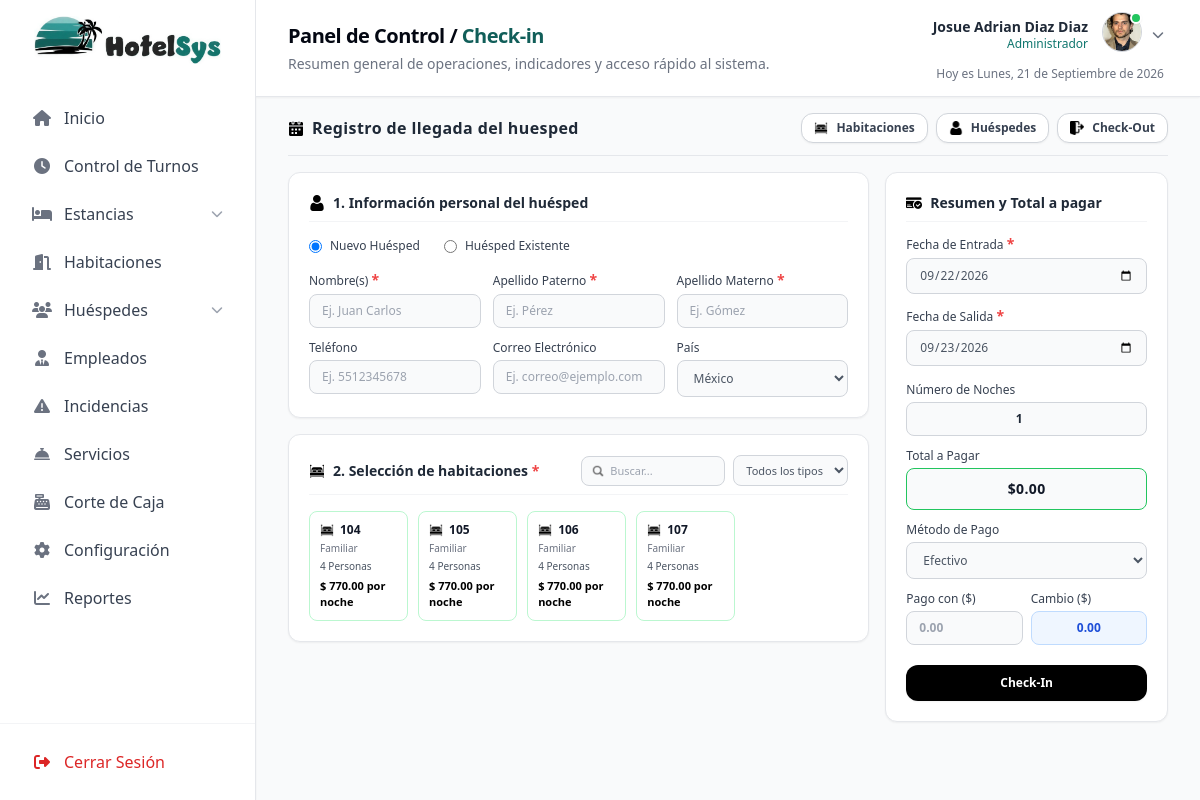
The page /check_in.php (signed in) on the database its author committed.
### tables this page shows
CREATE TABLE `habitaciones` (
  `id_habitacion` int(11) NOT NULL,
  `tipo_habitacion` varchar(100) NOT NULL,
  `numero_habitacion` varchar(20) NOT NULL,
  `estatus` enum('disponible','ocupada','mantenimiento','limpieza') NOT NULL DEFAULT 'disponible',
  `precio` decimal(10,2) NOT NULL DEFAULT 0.00,
  `cantidad_personas` int(11) NOT NULL DEFAULT 1,
  `id_huesped` int(11) DEFAULT NULL
);

### check_in.php (the view, shortened to what this page needs)
<?php
require_once 'config/conexion.php';
$pdo->setAttribute(PDO::ATTR_ERRMODE, PDO::ERRMODE_EXCEPTION);
$stmt_turno = $pdo->prepare("SELECT id_turno FROM turnos WHERE id_usuario = :id_usuario AND estatus = 'abierto' LIMIT 1");
$stmt_turno->execute(['id_usuario' => $_SESSION['id_usuario']]);
$turno_activo = $stmt_turno->fetch();
$id_turno_actual = $turno_activo ? $turno_activo['id_turno'] : null;
$stmt_hab = $pdo->query("SELECT id_habitacion, numero_habitacion, tipo_habitacion, precio, cantidad_personas
                         FROM habitaciones
                         WHERE estatus = 'disponible'
                         ORDER BY numero_habitacion ASC");
$habitaciones_disponibles = $stmt_hab->fetchAll();
include 'includes/header.php';
?>
<div class="px-4 md:px-8 py-3 md:py-4 space-y-4 max-w-7xl mx-auto w-full text-gray-700 relative">
    <div class="flex flex-wrap items-center justify-between gap-3 pb-3 border-b border-gray-200">
        <div class="flex items-center gap-2">
            <img src="icons/calendario.png" alt="Calendario" class="w-4 h-4 object-contain">
            <h1 class="text-sm md:text-base font-bold text-gray-800 tracking-wide">Registro de llegada del huesped</h1>
        </div>
        <div class="flex flex-wrap items-center gap-2">
            <button onclick="window.location.href='habitaciones.php'" class="px-3 py-1.5 bg-white text-gray-700 border border-gray-300 text-xs font-semibold rounded-xl hover:bg-gray-50 transition-colors shadow-sm flex items-center gap-2">
                <img src="icons/cama.png" alt="Habitaciones" class="w-3.5 h-3.5 object-contain">
                <span>Habitaciones</span>
            </button>
            <button onclick="window.location.href='huespedes.php'" class="px-3 py-1.5 bg-white text-gray-700 border border-gray-300 text-xs font-semibold rounded-xl hover:bg-gray-50 transition-colors shadow-sm flex items-center gap-2">
                <img src="icons/huesped.png" alt="Huéspedes" class="w-3.5 h-3.5 object-contain">
                <span>Huéspedes</span>
            </button>
            <button onclick="window.location.href='check_out.php'" class="px-3 py-1.5 bg-white text-gray-700 border border-gray-300 text-xs font-semibold rounded-xl hover:bg-gray-50 transition-colors shadow-sm flex items-center gap-2">
                <img src="icons/check-out.png" alt="Check-Out" class="w-3.5 h-3.5 object-contain">
                <span>Check-Out</span>
            </button>
        </div>
    </div>
    <div class="relative">
        <form id="formCheckIn" action="check_in.php" method="POST" class="space-y-4 <?php echo (!$id_turno_actual) ? 'sin-turno-activo' : ''; ?>">
            <div class="grid grid-cols-1 lg:grid-cols-3 gap-4">
                <div class="lg:col-span-2 space-y-4">
                    <div class="bg-white border border-gray-200 rounded-xl p-5 shadow-sm space-y-4 text-xs text-gray-600">
                        <h2 class="text-xs md:text-sm font-semibold text-gray-800 border-b border-gray-100 pb-2 flex items-center gap-2">
                            <img src="icons/huesped.png" alt="Huésped" class="w-4 h-4 object-contain">
                            <span>1. Información personal del huésped</span>
                        </h2>
                        <div class="flex items-center gap-6">
                            <label id="label_nuevo_huesped" class="flex items-center gap-2 cursor-pointer font-medium text-gray-700">
                                <input type="radio" id="radio_nuevo" name="tipo_huesped" value="nuevo" checked onclick="toggleHuesped('nuevo')" class="text-black focus:ring-black"> Nuevo Huésped
                            </label>
                            <label class="flex items-center gap-2 cursor-pointer font-medium text-gray-700">
                                <input type="radio" id="radio_existente" name="tipo_huesped" value="existente" onclick="toggleHuesped('existente')" class="text-black focus:ring-black"> Huésped Existente
                            </label>
                        </div>
                        <div id="sec_nuevo" class="grid grid-cols-1 sm:grid-cols-3 gap-3">
                            <div class="space-y-1">
                                <label class="font-medium text-gray-700">Nombre(s) <span class="text-red-500 text-sm font-bold">*</span></label>
                                <input type="text" name="nombre_huesped" id="input_nombre_huesped" placeholder="Ej. Juan Carlos" class="w-full px-3 py-2 bg-gray-50 border border-gray-300 rounded-lg focus:outline-none focus:ring-1 focus:ring-black">
                            </div>
                            <div class="space-y-1">
                                <label class="font-medium text-gray-700">Apellido Paterno <span class="text-red-500 text-sm font-bold">*</span></label>
                                <input type="text" name="apellido_p_huesped" id="input_apellido_p_huesped" placeholder="Ej. Pérez" class="w-full px-3 py-2 bg-gray-50 border border-gray-300 rounded-lg focus:outline-none focus:ring-1 focus:ring-black">
                            </div>
                            <div class="space-y-1">
                                <label class="font-medium text-gray-700">Apellido Materno <span class="text-red-500 text-sm font-bold">*</span></label>
                                <input type="text" name="apellido_m_huesped" id="input_apellido_m_huesped" placeholder="Ej. Gómez" class="w-full px-3 py-2 bg-gray-50 border border-gray-300 rounded-lg focus:outline-none focus:ring-1 focus:ring-black">
                            </div>
                            <div class="space-y-1">
                                <label class="font-medium text-gray-700">Teléfono</label>
                                <input type="text" name="telefono_huesped" id="input_telefono_huesped" placeholder="Ej. 5512345678" class="w-full px-3 py-2 bg-gray-50 border border-gray-300 rounded-lg focus:outline-none focus:ring-1 focus:ring-black">
                            </div>
                            <div class="space-y-1">
                                <label class="font-medium text-gray-700">Correo Electrónico</label>
                                <input type="email" name="correo_huesped" id="input_correo_huesped" placeholder="Ej. correo@ejemplo.com" class="w-full px-3 py-2 bg-gray-50 border border-gray-300 rounded-lg focus:outline-none focus:ring-1 focus:ring-black">
                            </div>
                            <div class="space-y-1">
                                <label class="font-medium text-gray-700">País</label>
                                <select id="nacionalidad_huesped" name="nacionalidad_huesped" class="w-full px-3 py-2 bg-gray-50 border border-gray-300 rounded-lg focus:outline-none focus:ring-1 focus:ring-black">
                                </select>
                            </div>
                        </div>
                    </div>
                    <div class="bg-white border border-gray-200 rounded-xl p-5 shadow-sm space-y-4 text-xs text-gray-600">
                        <div class="flex flex-col sm:flex-row sm:items-center justify-between border-b border-gray-100 pb-2 gap-3">
                            <h2 class="text-xs md:text-sm font-semibold text-gray-800 flex items-center gap-2">
                                <img src="icons/cama.png" alt="Habitación" class="w-4 h-4 object-contain">
                                <span>2. Selección de habitaciones <span class="text-red-500 text-sm font-bold">*</span></span>
                            </h2>
                            <?php if ($id_turno_actual): ?>
                                <div class="flex items-center gap-2">
                                    <div class="relative flex items-center">
                                        <input type="text" id="filtro_numero" placeholder="Buscar..." onkeyup="filtrarHabitaciones()" class="pl-7 pr-2 py-1.5 bg-gray-50 border border-gray-300 rounded-lg focus:outline-none focus:ring-1 focus:ring-black text-[11px] w-36">
                                    </div>
                                    <select id="filtro_tipo" onchange="filtrarHabitaciones()" class="px-2 py-1.5 bg-gray-50 border border-gray-300 rounded-lg focus:outline-none focus:ring-1 focus:ring-black text-[11px]">
                                        <option value="todos">Todos los tipos</option>
                                    </select>
                                </div>
                            <?php endif; ?>
                        </div>
                        <?php if (!$id_turno_actual): ?>
                            <div class="p-4 text-center text-black font-medium text-xs flex items-center justify-center gap-2">
                                <img src="icons/alerta.png" alt="Alerta" class="w-4 h-4 object-contain">
                                <span>Atención: No tienes ningún turno abierto, por favor inicia uno</span>
                            </div>
                        <?php elseif (empty($habitaciones_disponibles)): ?>
                            <div class="p-4 text-center text-gray-400 bg-gray-50 rounded-xl border border-dashed border-gray-200">
                                No hay habitaciones disponibles en este momento.
                            </div>
                        <?php else: ?>
                            <div id="contenedor_habitaciones" class="grid grid-cols-2 sm:grid-cols-3 md:grid-cols-4 lg:grid-cols-5 gap-2.5 max-h-[290px] overflow-y-auto pr-1">
                                <?php foreach ($habitaciones_disponibles as $hab): ?>
                                    <div onclick="toggleHabitacion(this, '<?php echo $hab['id_habitacion']; ?>', '<?php echo $hab['precio']; ?>')"
                                         class="card-habitacion cursor-pointer border border-[#bbf7d0] rounded-lg p-2.5 text-left transition-all hover:shadow-sm bg-white hover:border-[#86efac] flex flex-col justify-between gap-0.5 relative"
                                         data-numero="<?php echo htmlspecialchars($hab['numero_habitacion']); ?>"
                                         data-tipo="<?php echo htmlspecialchars(strtolower($hab['tipo_habitacion'])); ?>">
                                        <div class="font-bold text-gray-900 text-xs flex items-center gap-1.5">
                                            <img src="icons/cama.png" alt="Cama" class="w-3.5 h-3.5 object-contain">
                                            <span><?php echo htmlspecialchars($hab['numero_habitacion']); ?></span>
                                        </div>
                                        <div class="text-[10px] text-gray-500 truncate">
                                            <?php echo htmlspecialchars(ucfirst($hab['tipo_habitacion'])); ?>
                                        </div>
                                        <div class="text-[10px] text-gray-600">
                                            <?php echo (int)$hab['cantidad_personas']; ?> Personas
                                        </div>
                                        <div class="text-[11px] font-semibold text-black mt-0.5">
                                            $ <?php echo number_format($hab['precio'], 2); ?> por noche
                                        </div>
                                    </div>
                                <?php endforeach; ?>
                            </div>
                        <?php endif; ?>
                    </div>
                </div>
                <div class="space-y-4">
                    <div class="bg-white border border-gray-200 rounded-xl p-5 shadow-sm space-y-3 text-xs text-gray-600">
                        <h2 class="text-xs md:text-sm font-semibold text-gray-800 border-b border-gray-100 pb-2 flex items-center gap-2">
                            <img src="icons/pago.png" alt="Pago" class="w-4 h-4 object-contain">
                            <span>Resumen y Total a pagar</span>
                        </h2>
                        <div class="space-y-1">
                            <label class="font-medium text-gray-700">Fecha de Entrada <span class="text-red-500 text-sm font-bold">*</span></label>
                            <input type="date" id="fecha_entrada" name="fecha_entrada" required onchange="calcularTotalPorFechas()" class="w-full px-3 py-2 bg-gray-50 border border-gray-300 rounded-lg focus:outline-none focus:ring-1 focus:ring-black">
                        </div>
                        <div class="space-y-1">
                            <label class="font-medium text-gray-700">Fecha de Salida <span class="text-red-500 text-sm font-bold">*</span></label>
                            <input type="date" id="fecha_salida" name="fecha_salida" required onchange="calcularTotalPorFechas()" class="w-full px-3 py-2 bg-gray-50 border border-gray-300 rounded-lg focus:outline-none focus:ring-1 focus:ring-black">
                        </div>
                        <div class="space-y-1 pt-1">
                            <label class="font-medium text-gray-700">Número de Noches</label>
                            <input type="number" id="noches_calculadas" min="1" value="1" oninput="calcularTotalByNoches()" class="w-full px-3 py-2 border border-gray-300 rounded-lg bg-gray-50 text-gray-800 font-bold text-center focus:outline-none focus:ring-1 focus:ring-black">
                        </div>
                        <div class="space-y-1">
                            <label class="font-medium text-gray-700">Total a Pagar</label>
                            <input type="text" id="total_estancia" readonly value="$0.00" class="w-full px-3 py-2.5 border border-green-500 rounded-lg bg-gray-50 text-gray-900 font-extrabold text-center text-sm tracking-wide">
                        </div>
                        <div class="space-y-1">
                            <label class="font-medium text-gray-700">Método de Pago</label>
                            <select id="metodo_pago" name="metodo_pago" onchange="verificarMetodoPago()" class="w-full px-3 py-2 bg-gray-50 border border-gray-300 rounded-lg focus:outline-none focus:ring-1 focus:ring-black">
                                <option value="Efectivo">Efectivo</option>
                            </select>
                        </div>
                        <div class="grid grid-cols-2 gap-2">
                            <div class="space-y-1">
                                <label id="label_pago_con" class="font-medium text-gray-700">Pago con ($)</label>
                                <input type="number" id="pago_con" step="0.01" min="0" value="" placeholder="0.00" oninput="calcularCambio()" class="w-full px-3 py-2 bg-gray-50 border border-gray-300 rounded-lg focus:outline-none focus:ring-1 focus:ring-black font-bold text-xs">
                            </div>
                            <div class="space-y-1">
                                <label id="label_cambio" class="font-medium text-gray-700">Cambio ($)</label>
                                <input type="text" id="cambio" readonly value="0.00" class="w-full px-3 py-2 border border-blue-200 rounded-lg bg-blue-50 text-blue-700 font-extrabold text-center text-xs">
                            </div>
                        </div>
                        <div class="pt-2">
                            <button type="submit" id="btnSubmit" class="w-full py-2.5 bg-black hover:bg-gray-800 text-white font-semibold rounded-xl transition-colors shadow-sm flex items-center justify-center gap-2">
                                <span>Check-In</span>
                            </button>
                        </div>
                    </div>
                </div>
            </div>
        </form>
    </div>
</div>
</main>
</div>
</body>
</html>

### check_in.php (style rules this page uses)
body > div > main, body > div > main * { -webkit-user-select: none; -moz-user-select: none; -ms-user-select: none; user-select: none; }
input, textarea, select, header, aside, nav { -webkit-user-select: text; -moz-user-select: text; -ms-user-select: text; user-select: text; }

### rows shown on the page
habitaciones: numero_habitacion "104", tipo_habitacion "Familiar", cantidad_personas "4", precio "770.00"
habitaciones: numero_habitacion "105", tipo_habitacion "Familiar", cantidad_personas "4", precio "770.00"
habitaciones: numero_habitacion "106", tipo_habitacion "Familiar", cantidad_personas "4", precio "770.00"
habitaciones: numero_habitacion "107", tipo_habitacion "Familiar", cantidad_personas "4", precio "770.00"

### other values the page prints
$subtitulo_dinamico "Check-in"
$_SESSION['nombre_completo'] "Josue Adrian Diaz Diaz"
$_SESSION['rol'] "Administrador"
